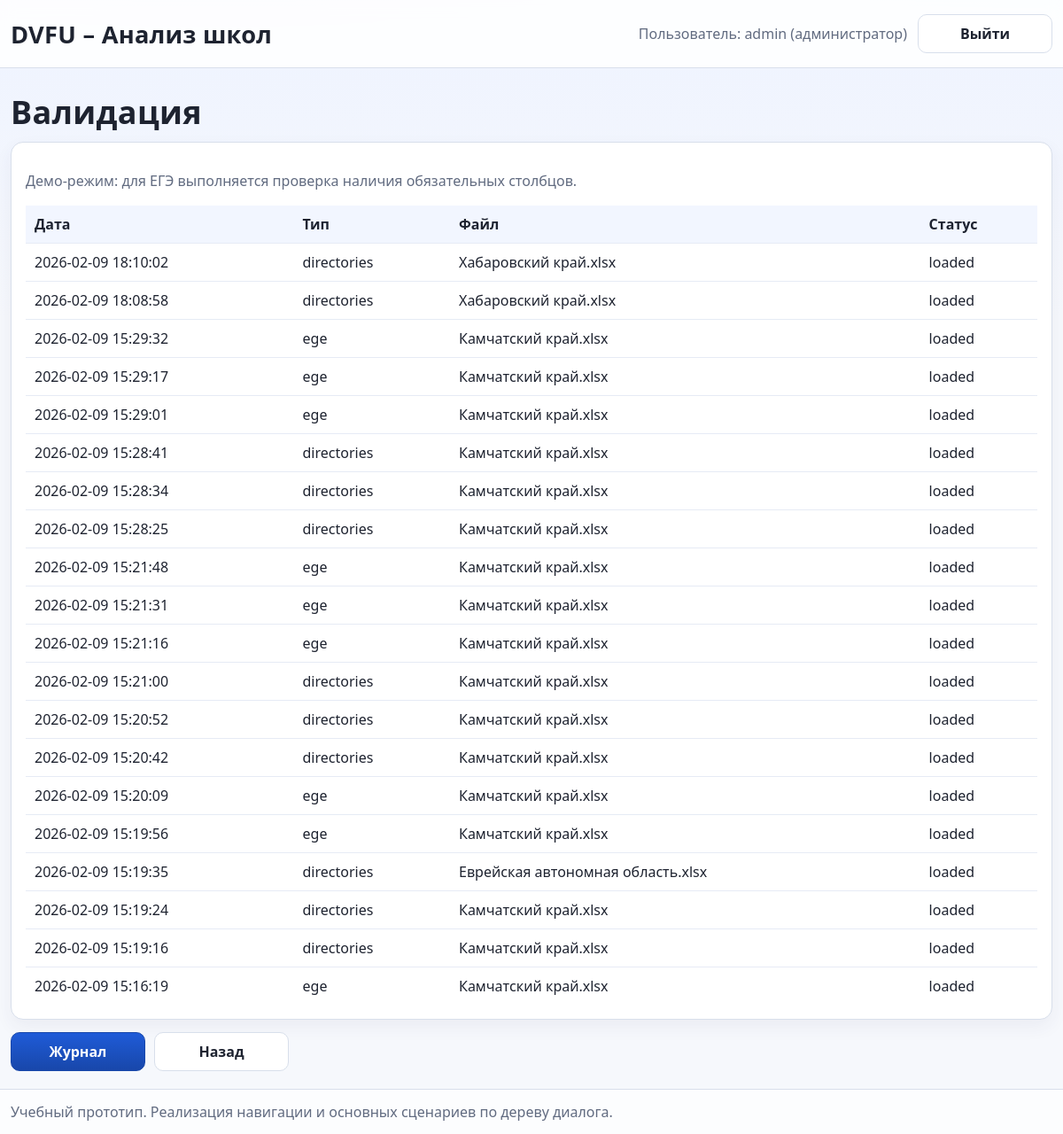
The app's page /data/validate (signed in) with its own data.
### db.py (models this page shows)
class Base(DeclarativeBase):
    pass

class User(Base):
    __tablename__ = "user"
    id = Column(Integer, primary_key=True)
    login = Column(String(64), unique=True, nullable=False, index=True)
    password_hash = Column(String(256), nullable=False)
    is_admin = Column(Boolean, default=False, nullable=False)
    created_at = Column(DateTime(timezone=True), server_default=sqlfunc.now(), nullable=False)

class ImportJob(Base):
    __tablename__ = "import_job"
    id = Column(Integer, primary_key=True)
    job_type = Column(String(32), nullable=False)  # ege | admissions | events
    filename = Column(String(255), nullable=False)
    status = Column(String(32), nullable=False, default="uploaded")  # uploaded | validated | loaded | error
    details = Column(Text, nullable=True)
    created_at = Column(DateTime(timezone=True), server_default=sqlfunc.now(), nullable=False)

### routes.py (the view)
@router.get("/data/validate")
def validation_page(request: Request, db: Session = Depends(get_db)):
    user = require_user(request, db)
    jobs = db.query(ImportJob).order_by(ImportJob.created_at.desc()).limit(20).all()
    return render("validation.html", {"request": request, "user": user, "jobs": jobs})

### templates/validation.html
{% extends "base.html" %}
{% block content %}
<h1>Валидация</h1>
<div class="card">
  <p class="muted">Демо-режим: для ЕГЭ выполняется проверка наличия обязательных столбцов.</p>
  <table class="table">
    <thead>
      <tr>
        <th>Дата</th>
        <th>Тип</th>
        <th>Файл</th>
        <th>Статус</th>
      </tr>
    </thead>
    <tbody>
    {% for j in jobs %}
      <tr>
        <td>{{ j.created_at }}</td>
        <td>{{ j.job_type }}</td>
        <td>{{ j.filename }}</td>
        <td>{{ j.status }}</td>
      </tr>
    {% endfor %}
    </tbody>
  </table>
</div>
<div class="row">
  <a class="btn" href="/data/history">Журнал</a>
  <a class="btn btn-ghost" href="/data">Назад</a>
</div>
{% endblock %}

### templates/base.html (shortened to what this page needs)
<!doctype html>
<html lang="ru">
<head>
  <link rel="stylesheet" href="/static/app.css">
</head>
<body>
  <header class="header">
    <div class="container header-row">
      <div class="brand">DVFU – Анализ школ</div>
      <div class="header-actions">
        {% if user %}
          <span class="muted">Пользователь: {{ user.login }}{% if user.is_admin %} (администратор){% endif %}</span>
          <a class="btn btn-ghost" href="/logout">Выйти</a>
        {% endif %}
      </div>
    </div>
  </header>
  <main class="container">
    {% block content %}{% endblock %}
  </main>
  <footer class="footer">
    <div class="container muted">
      Учебный прототип. Реализация навигации и основных сценариев по дереву диалога.
    </div>
  </footer>
</body>
</html>

### static/app.css (style rules this page uses)
:root { --bg-top: #eef3ff; --bg-main: #f6f8fc; --text-main: #1e2330; --text-muted: #616b80; --line: #d8dfeb; --surface: #ffffff; --surface-soft: #f8faff; --primary: #1f5bd8; --primary-strong: #1847aa; --ok-bg: #edfff4; --ok-line: #bfead0; --warn-bg: #fff4f4; --warn-line: #f6caca; font-family: "Segoe UI", -apple-system, BlinkMacSystemFont, "Helvetica Neue", Arial, sans-serif; }
*, *::before, *::after { box-sizing: border-box; }
html, body { height: 100%; }
body { margin: 0; color: var(--text-main); min-height: 100dvh; display: flex; flex-direction: column; background: radial-gradient(1200px 420px at 20% -15%, #e0e8ff 0%, transparent 58%), radial-gradient(900px 340px at 100% -10%, #dff3ff 0%, transparent 52%), linear-gradient(180deg, var(--bg-top) 0%, var(--bg-main) 28%, var(--bg-main) 100%); }
a { color: inherit; text-decoration: none; }
.container { width: min(1480px, calc(100% - 24px)); margin: 0 auto; padding: 16px 0; }
main.container { flex: 1 0 auto; padding: 28px 0 20px; }
.header { border-bottom: 1px solid var(--line); background: rgba(255, 255, 255, 0.86); backdrop-filter: blur(8px); }
.header-row { display: flex; align-items: center; justify-content: space-between; gap: 12px; }
.brand { font-size: 1.7rem; font-weight: 700; letter-spacing: 0.01em; }
.header-actions { display: flex; align-items: center; gap: 12px; }
.footer { margin-top: auto; border-top: 1px solid var(--line); background: rgba(255, 255, 255, 0.72); }
.footer .container { padding: 14px 0; }
.muted { color: var(--text-muted); }
h1 { margin: 0 0 10px; font-size: clamp(1.8rem, 3vw, 2.3rem); line-height: 1.2; letter-spacing: 0.01em; }
p { line-height: 1.45; }
.card { background: var(--surface); border: 1px solid var(--line); border-radius: 14px; padding: 16px; margin-top: 12px; box-shadow: 0 8px 20px rgba(45, 59, 95, 0.06); }
.row { display: flex; gap: 10px; flex-wrap: wrap; margin-top: 14px; align-items: end; }
.btn { background: linear-gradient(180deg, var(--primary) 0%, var(--primary-strong) 100%); color: #fff; padding: 10px 14px; border-radius: 10px; border: 1px solid var(--primary-strong); cursor: pointer; font-weight: 650; min-width: 152px; min-height: 42px; display: inline-flex; align-items: center; justify-content: center; transition: transform 0.15s ease, box-shadow 0.15s ease, filter 0.15s ease; }
.btn-ghost { background: var(--surface); color: var(--text-main); border: 1px solid var(--line); }
.table { width: 100%; border-collapse: separate; border-spacing: 0; margin-top: 0; overflow: hidden; }
.table th, .table td { border-bottom: 1px solid #e6ebf5; padding: 10px; text-align: left; vertical-align: top; }
.table th { background: #f2f6ff; font-weight: 700; }
.table tr:last-child td { border-bottom: 0; }

### records on screen
User: login "admin"
ImportJob: created_at "2026-02-09 18:10:02", job_type "directories", filename "Хабаровский край.xlsx", status "loaded"
ImportJob: created_at "2026-02-09 18:08:58", job_type "directories", filename "Хабаровский край.xlsx", status "loaded"
ImportJob: created_at "2026-02-09 15:29:32", job_type "ege", filename "Камчатский край.xlsx", status "loaded"
ImportJob: created_at "2026-02-09 15:29:17", job_type "ege", filename "Камчатский край.xlsx", status "loaded"
ImportJob: created_at "2026-02-09 15:29:01", job_type "ege", filename "Камчатский край.xlsx", status "loaded"
ImportJob: created_at "2026-02-09 15:28:41", job_type "directories", filename "Камчатский край.xlsx", status "loaded"
ImportJob: created_at "2026-02-09 15:28:34", job_type "directories", filename "Камчатский край.xlsx", status "loaded"
ImportJob: created_at "2026-02-09 15:28:25", job_type "directories", filename "Камчатский край.xlsx", status "loaded"
ImportJob: created_at "2026-02-09 15:21:48", job_type "ege", filename "Камчатский край.xlsx", status "loaded"
ImportJob: created_at "2026-02-09 15:21:31", job_type "ege", filename "Камчатский край.xlsx", status "loaded"
ImportJob: created_at "2026-02-09 15:21:16", job_type "ege", filename "Камчатский край.xlsx", status "loaded"
ImportJob: created_at "2026-02-09 15:21:00", job_type "directories", filename "Камчатский край.xlsx", status "loaded"
ImportJob: created_at "2026-02-09 15:20:52", job_type "directories", filename "Камчатский край.xlsx", status "loaded"
ImportJob: created_at "2026-02-09 15:20:42", job_type "directories", filename "Камчатский край.xlsx", status "loaded"
ImportJob: created_at "2026-02-09 15:20:09", job_type "ege", filename "Камчатский край.xlsx", status "loaded"
ImportJob: created_at "2026-02-09 15:19:56", job_type "ege", filename "Камчатский край.xlsx", status "loaded"
ImportJob: created_at "2026-02-09 15:19:35", job_type "directories", filename "Еврейская автономная область.xlsx", status "loaded"
ImportJob: created_at "2026-02-09 15:19:24", job_type "directories", filename "Камчатский край.xlsx", status "loaded"
ImportJob: created_at "2026-02-09 15:19:16", job_type "directories", filename "Камчатский край.xlsx", status "loaded"
ImportJob: created_at "2026-02-09 15:16:19", job_type "ege", filename "Камчатский край.xlsx", status "loaded"
